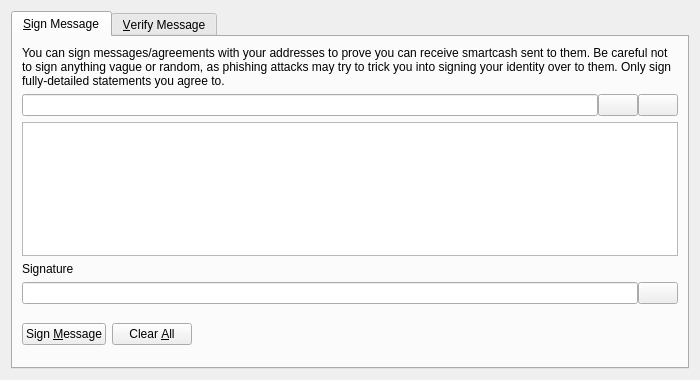
<?xml version="1.0" encoding="UTF-8"?>
<ui version="4.0">
 <class>SignVerifyMessageDialog</class>
 <widget class="QDialog" name="SignVerifyMessageDialog">
  <property name="geometry">
   <rect>
    <x>0</x>
    <y>0</y>
    <width>700</width>
    <height>380</height>
   </rect>
  </property>
  <property name="windowTitle">
   <string>Signatures - Sign / Verify a Message</string>
  </property>
  <property name="modal">
   <bool>true</bool>
  </property>
  <layout class="QVBoxLayout" name="verticalLayout">
   <item>
    <widget class="QTabWidget" name="tabWidget">
     <property name="currentIndex">
      <number>0</number>
     </property>
     <widget class="QWidget" name="tabSignMessage">
      <attribute name="title">
       <string>&amp;Sign Message</string>
      </attribute>
      <layout class="QVBoxLayout" name="verticalLayout_SM">
       <item>
        <widget class="QLabel" name="infoLabel_SM">
         <property name="text">
          <string>You can sign messages/agreements with your addresses to prove you can receive smartcash sent to them. Be careful not to sign anything vague or random, as phishing attacks may try to trick you into signing your identity over to them. Only sign fully-detailed statements you agree to.</string>
         </property>
         <property name="textFormat">
          <enum>Qt::PlainText</enum>
         </property>
         <property name="wordWrap">
          <bool>true</bool>
         </property>
        </widget>
       </item>
       <item>
        <layout class="QHBoxLayout" name="horizontalLayout_1_SM">
         <property name="spacing">
          <number>0</number>
         </property>
         <item>
          <widget class="QValidatedLineEdit" name="addressIn_SM">
           <property name="toolTip">
            <string>The SmartCash address to sign the message with</string>
           </property>
          </widget>
         </item>
         <item>
          <widget class="QPushButton" name="addressBookButton_SM">
           <property name="toolTip">
            <string>Choose previously used address</string>
           </property>
           <property name="text">
            <string/>
           </property>
           <property name="icon">
            <iconset resource="../bitcoin.qrc">
             <normaloff>:/icons/address-book</normaloff>:/icons/address-book</iconset>
           </property>
           <property name="shortcut">
            <string>Alt+A</string>
           </property>
           <property name="autoDefault">
            <bool>false</bool>
           </property>
          </widget>
         </item>
         <item>
          <widget class="QPushButton" name="pasteButton_SM">
           <property name="toolTip">
            <string>Paste address from clipboard</string>
           </property>
           <property name="text">
            <string/>
           </property>
           <property name="icon">
            <iconset resource="../bitcoin.qrc">
             <normaloff>:/icons/editpaste</normaloff>:/icons/editpaste</iconset>
           </property>
           <property name="shortcut">
            <string>Alt+P</string>
           </property>
           <property name="autoDefault">
            <bool>false</bool>
           </property>
          </widget>
         </item>
        </layout>
       </item>
       <item>
        <widget class="QPlainTextEdit" name="messageIn_SM">
         <property name="toolTip">
          <string>Enter the message you want to sign here</string>
         </property>
        </widget>
       </item>
       <item>
        <widget class="QLabel" name="signatureLabel_SM">
         <property name="text">
          <string>Signature</string>
         </property>
         <property name="textFormat">
          <enum>Qt::PlainText</enum>
         </property>
        </widget>
       </item>
       <item>
        <layout class="QHBoxLayout" name="horizontalLayout_2_SM">
         <property name="spacing">
          <number>0</number>
         </property>
         <item>
          <widget class="QLineEdit" name="signatureOut_SM">
           <property name="font">
            <font>
             <italic>true</italic>
            </font>
           </property>
           <property name="readOnly">
            <bool>true</bool>
           </property>
          </widget>
         </item>
         <item>
          <widget class="QPushButton" name="copySignatureButton_SM">
           <property name="toolTip">
            <string>Copy the current signature to the system clipboard</string>
           </property>
           <property name="text">
            <string/>
           </property>
           <property name="icon">
            <iconset resource="../bitcoin.qrc">
             <normaloff>:/icons/editcopy</normaloff>:/icons/editcopy</iconset>
           </property>
           <property name="autoDefault">
            <bool>false</bool>
           </property>
          </widget>
         </item>
        </layout>
       </item>
       <item>
        <layout class="QHBoxLayout" name="horizontalLayout_3_SM">
         <item>
          <widget class="QPushButton" name="signMessageButton_SM">
           <property name="toolTip">
            <string>Sign the message to prove you own this SmartCash address</string>
           </property>
           <property name="text">
            <string>Sign &amp;Message</string>
           </property>
           <property name="icon">
            <iconset resource="../bitcoin.qrc">
             <normaloff>:/icons/edit</normaloff>:/icons/edit</iconset>
           </property>
           <property name="autoDefault">
            <bool>false</bool>
           </property>
          </widget>
         </item>
         <item>
          <widget class="QPushButton" name="clearButton_SM">
           <property name="toolTip">
            <string>Reset all sign message fields</string>
           </property>
           <property name="text">
            <string>Clear &amp;All</string>
           </property>
           <property name="icon">
            <iconset resource="../bitcoin.qrc">
             <normaloff>:/icons/remove</normaloff>:/icons/remove</iconset>
           </property>
           <property name="autoDefault">
            <bool>false</bool>
           </property>
          </widget>
         </item>
         <item>
          <spacer name="horizontalSpacer_1_SM">
           <property name="orientation">
            <enum>Qt::Horizontal</enum>
           </property>
           <property name="sizeHint" stdset="0">
            <size>
             <width>40</width>
             <height>48</height>
            </size>
           </property>
          </spacer>
         </item>
         <item>
          <widget class="QLabel" name="statusLabel_SM">
           <property name="font">
            <font>
             <weight>75</weight>
             <bold>true</bold>
            </font>
           </property>
           <property name="text">
            <string/>
           </property>
           <property name="wordWrap">
            <bool>true</bool>
           </property>
          </widget>
         </item>
         <item>
          <spacer name="horizontalSpacer_2_SM">
           <property name="orientation">
            <enum>Qt::Horizontal</enum>
           </property>
           <property name="sizeHint" stdset="0">
            <size>
             <width>40</width>
             <height>48</height>
            </size>
           </property>
          </spacer>
         </item>
        </layout>
       </item>
      </layout>
     </widget>
     <widget class="QWidget" name="tabVerifyMessage">
      <attribute name="title">
       <string>&amp;Verify Message</string>
      </attribute>
      <layout class="QVBoxLayout" name="verticalLayout_VM">
       <item>
        <widget class="QLabel" name="infoLabel_VM">
         <property name="text">
          <string>Enter the receiver's address, message (ensure you copy line breaks, spaces, tabs, etc. exactly) and signature below to verify the message. Be careful not to read more into the signature than what is in the signed message itself, to avoid being tricked by a man-in-the-middle attack. Note that this only proves the signing party receives with the address, it cannot prove sendership of any transaction!</string>
         </property>
         <property name="textFormat">
          <enum>Qt::PlainText</enum>
         </property>
         <property name="alignment">
          <set>Qt::AlignLeading|Qt::AlignLeft|Qt::AlignTop</set>
         </property>
         <property name="wordWrap">
          <bool>true</bool>
         </property>
        </widget>
       </item>
       <item>
        <layout class="QHBoxLayout" name="horizontalLayout_1_VM">
         <property name="spacing">
          <number>0</number>
         </property>
         <item>
          <widget class="QValidatedLineEdit" name="addressIn_VM">
           <property name="toolTip">
            <string>The SmartCash address the message was signed with</string>
           </property>
          </widget>
         </item>
         <item>
          <widget class="QPushButton" name="addressBookButton_VM">
           <property name="toolTip">
            <string>Choose previously used address</string>
           </property>
           <property name="text">
            <string/>
           </property>
           <property name="icon">
            <iconset resource="../bitcoin.qrc">
             <normaloff>:/icons/address-book</normaloff>:/icons/address-book</iconset>
           </property>
           <property name="shortcut">
            <string>Alt+A</string>
           </property>
           <property name="autoDefault">
            <bool>false</bool>
           </property>
          </widget>
         </item>
        </layout>
       </item>
       <item>
        <widget class="QPlainTextEdit" name="messageIn_VM"/>
       </item>
       <item>
        <widget class="QValidatedLineEdit" name="signatureIn_VM"/>
       </item>
       <item>
        <layout class="QHBoxLayout" name="horizontalLayout_2_VM">
         <item>
          <widget class="QPushButton" name="verifyMessageButton_VM">
           <property name="toolTip">
            <string>Verify the message to ensure it was signed with the specified SmartCash address</string>
           </property>
           <property name="text">
            <string>Verify &amp;Message</string>
           </property>
           <property name="icon">
            <iconset resource="../bitcoin.qrc">
             <normaloff>:/icons/transaction_0</normaloff>:/icons/transaction_0</iconset>
           </property>
           <property name="autoDefault">
            <bool>false</bool>
           </property>
          </widget>
         </item>
         <item>
          <widget class="QPushButton" name="clearButton_VM">
           <property name="toolTip">
            <string>Reset all verify message fields</string>
           </property>
           <property name="text">
            <string>Clear &amp;All</string>
           </property>
           <property name="icon">
            <iconset resource="../bitcoin.qrc">
             <normaloff>:/icons/remove</normaloff>:/icons/remove</iconset>
           </property>
           <property name="autoDefault">
            <bool>false</bool>
           </property>
          </widget>
         </item>
         <item>
          <spacer name="horizontalSpacer_1_VM">
           <property name="orientation">
            <enum>Qt::Horizontal</enum>
           </property>
           <property name="sizeHint" stdset="0">
            <size>
             <width>40</width>
             <height>48</height>
            </size>
           </property>
          </spacer>
         </item>
         <item>
          <widget class="QLabel" name="statusLabel_VM">
           <property name="font">
            <font>
             <weight>75</weight>
             <bold>true</bold>
            </font>
           </property>
           <property name="text">
            <string/>
           </property>
           <property name="wordWrap">
            <bool>true</bool>
           </property>
          </widget>
         </item>
         <item>
          <spacer name="horizontalSpacer_2_VM">
           <property name="orientation">
            <enum>Qt::Horizontal</enum>
           </property>
           <property name="sizeHint" stdset="0">
            <size>
             <width>40</width>
             <height>48</height>
            </size>
           </property>
          </spacer>
         </item>
        </layout>
       </item>
      </layout>
     </widget>
    </widget>
   </item>
  </layout>
 </widget>
 <customwidgets>
  <customwidget>
   <class>QValidatedLineEdit</class>
   <extends>QLineEdit</extends>
   <header>qvalidatedlineedit.h</header>
  </customwidget>
 </customwidgets>
 <resources>
  <include location="../bitcoin.qrc"/>
 </resources>
 <connections/>
</ui>
